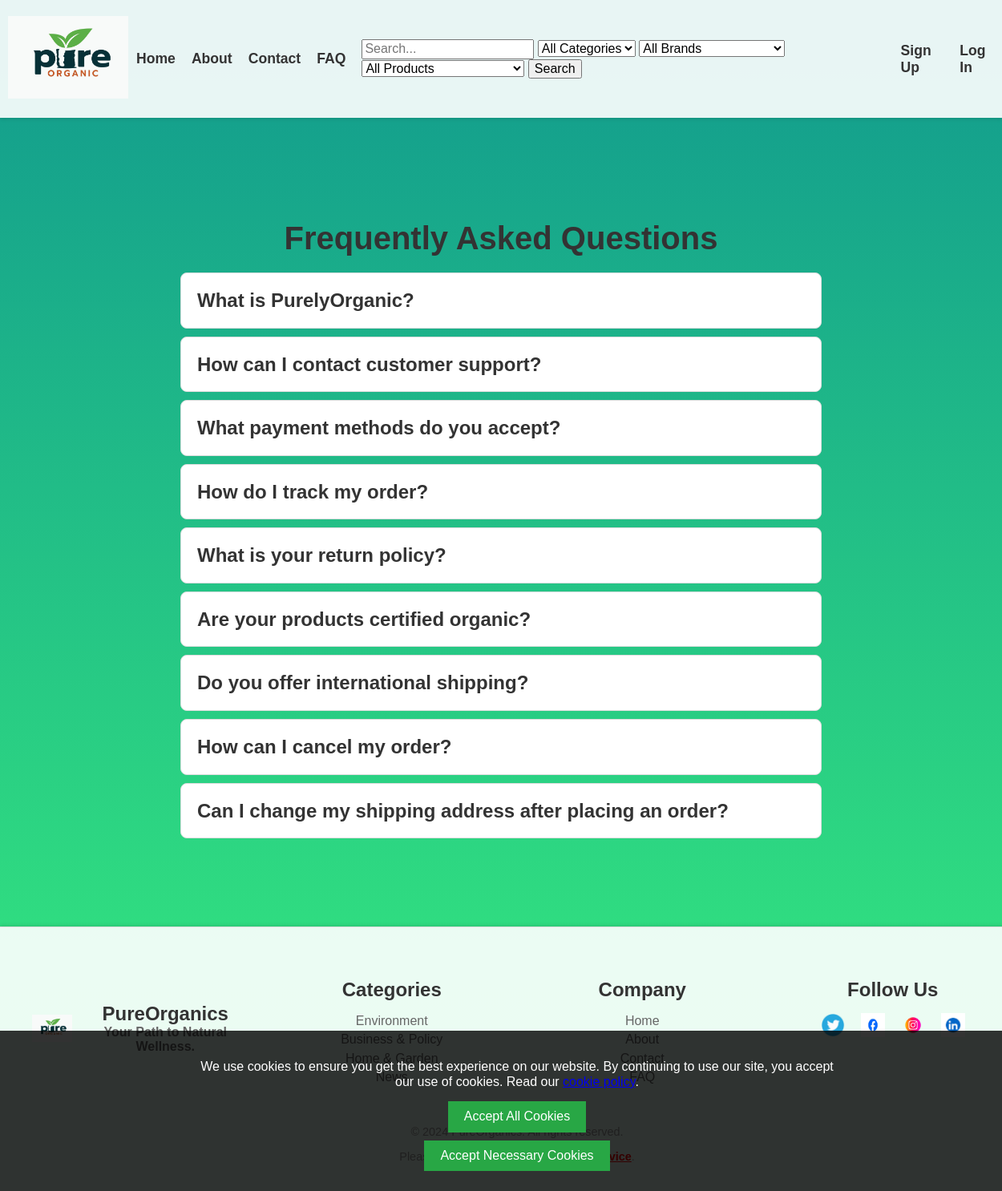
Screenshot of /PureOrganics/faq/ with the database file from the repository.
### PureOrganics/models.py (models this page shows, shortened)
class FAQ(models.Model):
    question = models.CharField(max_length=255)
    answer = models.TextField()

### PureOrganics/views.py (the view)
# urls.py: path('faq/', views.faq_view, name='faq'),
def faq_view(request):
    faqs = FAQ.objects.all()
    return render(request, 'myapp/faq.html', {'faqs': faqs})

### PureOrganics/context_processors.py (called while the page is built)
def common_context(request):
    categories = Category.objects.all()
    brands = Brand.objects.all()
    products = Product.objects.all()
    cart_count = get_cart_count(request.user) if request.user.is_authenticated else 0
    return {
        'categories': categories,
        'brands': brands,
        'products': products,
        'cart_count': cart_count,
    }

### PureOrganics/templates/myapp/faq.html (shortened to what this page needs)
{% extends 'myapp/base.html' %}
{% load static %}
{% block content %}
<main>
    <section class="faq-section">
        <h1>Frequently Asked Questions</h1>
        <div class="faq-list">
            {% for faq in faqs %}
                <div class="faq-item">
                    <h2 class="faq-question">{{ faq.question }}</h2>
                </div>
            {% endfor %}
        </div>
    </section>
</main>
{% endblock %}

### PureOrganics/static/myapp/styles.css (style rules this page uses)
body { font-family: Arial, sans-serif; margin: 0; padding: 0; background: linear-gradient(to bottom, #11998e, #38ef7d); color: #333; display: flex; flex-direction: column; min-height: 100vh; }
main { flex: 1; padding: 40px; color: #333; }
main { display: flex; justify-content: center; align-items: center; min-height: calc(100vh - 160px); }
.faq-section { padding: 20px; max-width: 800px; margin: 0 auto; }
.faq-section h1 { text-align: center; font-size: 2.5em; margin-bottom: 20px; }
.faq-list { margin-top: 20px; }
.faq-item { background-color: #fff; border: 1px solid #ddd; border-radius: 8px; padding: 20px; margin-bottom: 10px; cursor: pointer; transition: box-shadow 0.3s; overflow: hidden; }
.faq-question { font-size: 1.5em; margin: 0; color: #333; }

### rows the page displays
FAQ: question "What is PurelyOrganic?"
FAQ: question "How can I contact customer support?"
FAQ: question "What payment methods do you accept?"
FAQ: question "How do I track my order?"
FAQ: question "What is your return policy?"
FAQ: question "Are your products certified organic?"
FAQ: question "Do you offer international shipping?"
FAQ: question "How can I cancel my order?"
FAQ: question "Can I change my shipping address after placing an order?"
